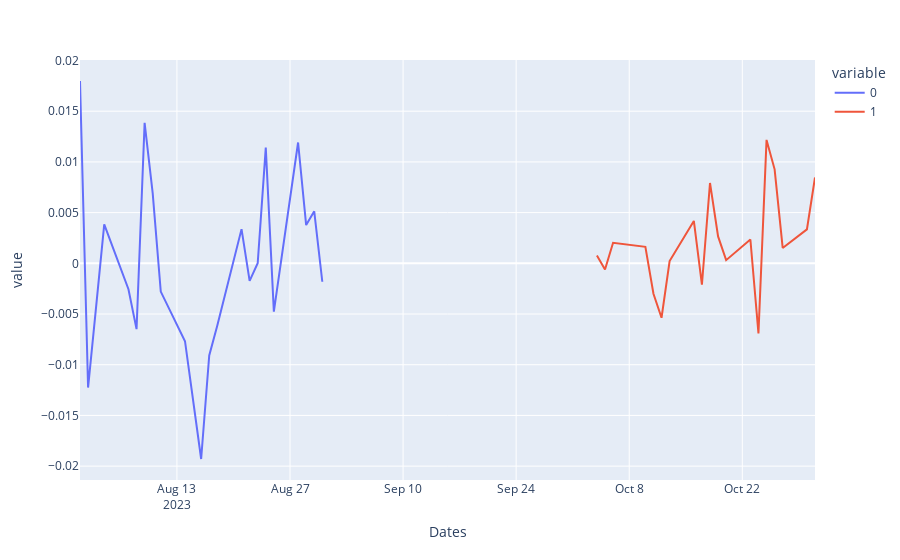

The cell this chart's notebook holds for it:
### Code cell
pd.concat([orig_ret_temp, sector_ret_temp], axis=1).plot()

### Figure 1 — Plotly figure (JSON) as saved in the notebook; plotly's stock layout.template omitted (floating-point values rounded to 4 significant figures)
{"data": [{"hovertemplate": "variable=0<br>Dates=%{x}<br>value=%{y}<extra></extra>", "legendgroup": "0", "line": {"color": "#636efa", "dash": "solid"}, "marker": {"symbol": "circle"}, "mode": "lines", "name": "0", "orientation": "v", "showlegend": true, "type": "scatter", "x": ["2023-08-01T00:00:00", "2023-08-02T00:00:00", "2023-08-03T00:00:00", "2023-08-04T00:00:00", "2023-08-07T00:00:00", "2023-08-08T00:00:00", "2023-08-09T00:00:00", "2023-08-10T00:00:00", "2023-08-11T00:00:00", "2023-08-14T00:00:00", "2023-08-16T00:00:00", "2023-08-17T00:00:00", "2023-08-18T00:00:00", "2023-08-21T00:00:00", "2023-08-22T00:00:00", "2023-08-23T00:00:00", "2023-08-24T00:00:00", "2023-08-25T00:00:00", "2023-08-28T00:00:00", "2023-08-29T00:00:00", "2023-08-30T00:00:00", "2023-08-31T00:00:00", "2023-10-04T00:00:00", "2023-10-05T00:00:00", "2023-10-06T00:00:00", "2023-10-10T00:00:00", "2023-10-11T00:00:00", "2023-10-12T00:00:00", "2023-10-13T00:00:00", "2023-10-16T00:00:00", "2023-10-17T00:00:00", "2023-10-18T00:00:00", "2023-10-19T00:00:00", "2023-10-20T00:00:00", "2023-10-23T00:00:00", "2023-10-24T00:00:00", "2023-10-25T00:00:00", "2023-10-26T00:00:00", "2023-10-27T00:00:00", "2023-10-30T00:00:00", "2023-10-31T00:00:00"], "xaxis": "x", "y": [0.01798, -0.01225, -0.004254, 0.00383, -0.002555, -0.006492, 0.01385, 0.006925, -0.002789, -0.007683, -0.0193, -0.00909, -0.006143, 0.003372, -0.001736, 7.394e-06, 0.01141, -0.004765, 0.01191, 0.003767, 0.005127, -0.001818, null, null, null, null, null, null, null, null, null, null, null, null, null, null, null, null, null, null, null], "yaxis": "y"}, {"hovertemplate": "variable=1<br>Dates=%{x}<br>value=%{y}<extra></extra>", "legendgroup": "1", "line": {"color": "#EF553B", "dash": "solid"}, "marker": {"symbol": "circle"}, "mode": "lines", "name": "1", "orientation": "v", "showlegend": true, "type": "scatter", "x": ["2023-08-01T00:00:00", "2023-08-02T00:00:00", "2023-08-03T00:00:00", "2023-08-04T00:00:00", "2023-08-07T00:00:00", "2023-08-08T00:00:00", "2023-08-09T00:00:00", "2023-08-10T00:00:00", "2023-08-11T00:00:00", "2023-08-14T00:00:00", "2023-08-16T00:00:00", "2023-08-17T00:00:00", "2023-08-18T00:00:00", "2023-08-21T00:00:00", "2023-08-22T00:00:00", "2023-08-23T00:00:00", "2023-08-24T00:00:00", "2023-08-25T00:00:00", "2023-08-28T00:00:00", "2023-08-29T00:00:00", "2023-08-30T00:00:00", "2023-08-31T00:00:00", "2023-10-04T00:00:00", "2023-10-05T00:00:00", "2023-10-06T00:00:00", "2023-10-10T00:00:00", "2023-10-11T00:00:00", "2023-10-12T00:00:00", "2023-10-13T00:00:00", "2023-10-16T00:00:00", "2023-10-17T00:00:00", "2023-10-18T00:00:00", "2023-10-19T00:00:00", "2023-10-20T00:00:00", "2023-10-23T00:00:00", "2023-10-24T00:00:00", "2023-10-25T00:00:00", "2023-10-26T00:00:00", "2023-10-27T00:00:00", "2023-10-30T00:00:00", "2023-10-31T00:00:00"], "xaxis": "x", "y": [null, null, null, null, null, null, null, null, null, null, null, null, null, null, null, null, null, null, null, null, null, null, 0.0007676, -0.000618, 0.002023, 0.001623, -0.003, -0.005368, 0.0002272, 0.004183, -0.002101, 0.007923, 0.002653, 0.0003133, 0.002352, -0.006924, 0.01217, 0.009268, 0.001518, 0.003346, 0.008464], "yaxis": "y"}], "layout": {"autosize": true, "legend": {"title": {"text": "variable"}, "tracegroupgap": 0}, "margin": {"t": 60}, "xaxis": {"anchor": "y", "autorange": true, "domain": [0, 1], "range": ["2023-08-01", "2023-10-31"], "title": {"text": "Dates"}, "type": "date"}, "yaxis": {"anchor": "x", "autorange": true, "domain": [0, 1], "range": [-0.02137, 0.02005], "title": {"text": "value"}, "type": "linear"}}}
